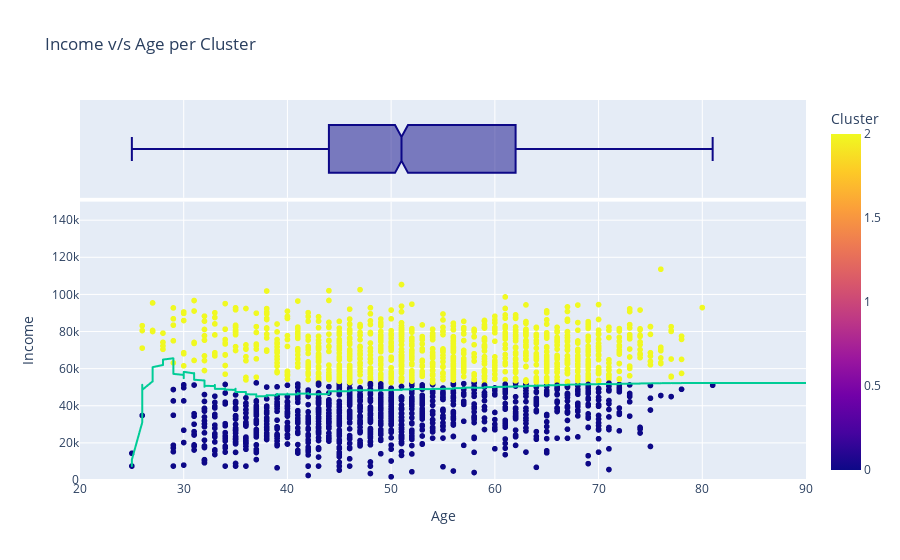

Notebook code cell kept with this figure:
### Markdown cell above
<h2>From the above graph, it can be inferred that people in Cluster2 are spending more than most people and have spent above 550$ in the last 2 years.</h2>
<p>Let us find more about them.</p>

### Code cell
tempdf=pd.DataFrame({
    'Income':data['Income'],
    'Age':data['Year_Birth'],
    'Cluster':data['Cluster']
})

px.scatter(tempdf,x='Age',y='Income',color='Cluster',
range_x=(20,90),range_y=(0,150000),trendline='expanding',
title='Income v/s Age per Cluster', marginal_x='box')

### Figure 1 — Plotly figure (JSON) as saved in the notebook; plotly's stock layout.template omitted (floating-point values rounded to 4 significant figures; data arrays with more than 128 entries replaced by an {"elided": "..."} marker saying what was removed)
{"data": [{"hovertemplate": "Age=%{x}<br>Income=%{y}<br>Cluster=%{marker.color}<extra></extra>", "legendgroup": "", "marker": {"color": {"elided": "2034 int values"}, "coloraxis": "coloraxis", "symbol": "circle"}, "mode": "markers", "name": "", "showlegend": false, "type": "scattergl", "x": {"elided": "2034 int values"}, "xaxis": "x", "y": {"elided": "2034 int values"}, "yaxis": "y"}, {"alignmentgroup": "True", "hovertemplate": "Age=%{x}<extra></extra>", "legendgroup": "", "marker": {"color": "#0d0887", "symbol": "circle"}, "name": "", "notched": true, "offsetgroup": "", "showlegend": false, "type": "box", "x": {"elided": "2034 int values"}, "xaxis": "x2", "yaxis": "y2"}, {"hovertemplate": "<b>Expanding mean trendline</b><br><br>Age=%{x}<br>Income=%{y} <b>(trend)</b><extra></extra>", "legendgroup": "", "marker": {"symbol": "circle"}, "mode": "lines", "name": "", "showlegend": false, "type": "scattergl", "x": {"elided": "2034 int values"}, "xaxis": "x", "y": {"elided": "2034 float values"}, "yaxis": "y"}], "layout": {"coloraxis": {"colorbar": {"title": {"text": "Cluster"}}, "colorscale": [[0, "#0d0887"], [0.1111, "#46039f"], [0.2222, "#7201a8"], [0.3333, "#9c179e"], [0.4444, "#bd3786"], [0.5556, "#d8576b"], [0.6667, "#ed7953"], [0.7778, "#fb9f3a"], [0.8889, "#fdca26"], [1, "#f0f921"]]}, "legend": {"tracegroupgap": 0}, "title": {"text": "Income v/s Age per Cluster"}, "xaxis": {"anchor": "y", "domain": [0, 1], "range": [20, 90], "title": {"text": "Age"}}, "xaxis2": {"anchor": "y2", "domain": [0, 1], "matches": "x", "showgrid": true, "showticklabels": false}, "yaxis": {"anchor": "x", "domain": [0, 0.7326], "range": [0, 150000], "title": {"text": "Income"}}, "yaxis2": {"anchor": "x2", "domain": [0.7426, 1], "matches": "y2", "showgrid": false, "showline": false, "showticklabels": false, "ticks": ""}}}
